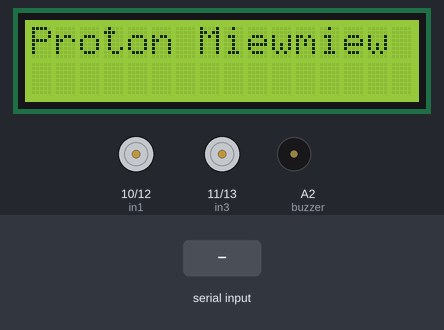
The sketch below on a simulated Arduino Uno, built with avr-gcc and run on an emulated ATmega328P. Parts: 16×2 character LCD, motor-driver pin pairs drawn as motors (green arrow = first pin HIGH = forward, orange = second pin HIGH = backward, longer = more drive), buzzer (waves = sounding, pin HIGH). Inputs (shaded band) come from the test bench. What the sketch prints to the serial monitor is not drawn.

Above: at 1.2 s.
1.3 s: "F" received over the second serial link
At 1.9 s:
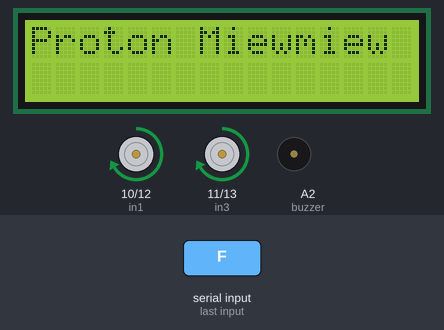
2.8 s: "B" received over the second serial link
At 3.7 s:
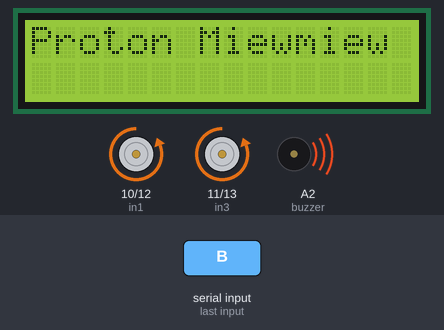
4.3 s: "L" received over the second serial link
At 5.1 s:
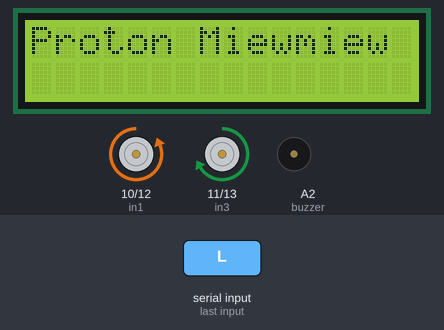
5.8 s: "R" received over the second serial link
At 6.4 s:
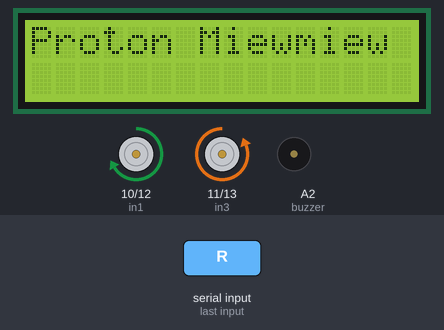
Timing chart, 0 to 8.3 s (numbered marks = the images above; inputs shaded):
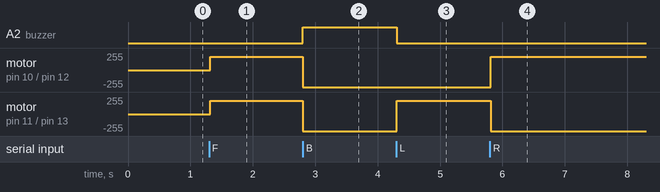

Measured:
- after the input at 1.3 s, motor on pin 10 (in1) / pin 12 (in2), motor on pin 11 (in3) / pin 13 (in4): stopped → forward 200/255 at once
- after the input at 2.8 s, A2 (buzzer): LOW → HIGH at once; motor on pin 10 (in1) / pin 12 (in2), motor on pin 11 (in3) / pin 13 (in4): forward 200/255 → backward 255/255 at once
- after the input at 4.3 s, A2 (buzzer): HIGH → LOW at once; motor on pin 11 (in3) / pin 13 (in4): backward 255/255 → forward 200/255 at once
- after the input at 5.8 s, motor on pin 10 (in1) / pin 12 (in2): backward 255/255 → forward 200/255 at once; motor on pin 11 (in3) / pin 13 (in4): forward 200/255 → backward 255/255 at once

The sketch:

hc05.ino
```cpp
#include <LiquidCrystal.h>
#include <SoftwareSerial.h>
#include "pitches.h"


int in1 = 10;
int in2 = 12;
int in3 = 11;
int in4 = 13;
int buzzer=A2;


const int rs = 8, en = 9, d4 = 4, d5 = 5, d6 = 6, d7 = 7;

LiquidCrystal lcd(rs, en, d4, d5, d6, d7);


// Create software serial object to communicate with HC-05
SoftwareSerial mySerial(3,2); //HC-05 Tx & Rx is connected to Arduino #3 & #2
char data;


void setup() {
  pinMode(in1 ,OUTPUT);
  pinMode(in2 ,OUTPUT);
  pinMode(in3 ,OUTPUT);
  pinMode(in4 ,OUTPUT);
  pinMode(buzzer ,OUTPUT);

  lcd.begin(16,2);
  Serial.begin(9600);
  //Begin serial communication with Arduino and HC-05
  mySerial.begin(9600);

  Serial.println("Initializing...");
  Serial.println("The device started, now you can pair it with bluetooth!");
  lcd.setCursor(0,0);
  lcd.print("Proton Miewmiew");
}

void loop() {

  if(Serial.available())
  {
    mySerial.write(Serial.read());//Forward what Serial received to Software Serial Port
  }
  if(mySerial.available())
  {
    Serial.write(mySerial.read());//Forward what Software Serial received to Serial Port
  }
  delay(20);
  if(mySerial.available()>0){
    data=mySerial.read();
    Serial.println(data);

  }
  digitalWrite(buzzer,LOW);

  switch (data){

    case 'F':
      forward();
      break;

    case 'B':
      backward();
      break;

    case 'S':
      stop();
      break;

    case 'L':
      left();
      break;

    case 'R':
      right();
      break;


  }


}

void forward(){
  analogWrite(in1,200);
  analogWrite(in2,0);
  analogWrite(in3,200);
  analogWrite(in4,0);
}
void backward(){
  digitalWrite(buzzer,HIGH);
  analogWrite(in1,0);
  analogWrite(in2,150);
  analogWrite(in3,0);
  analogWrite(in4,150);

}
void left(){
  analogWrite(in1,0);
  analogWrite(in2,200);
  analogWrite(in3,200);
  analogWrite(in4,0);
}
void right(){
  analogWrite(in1,200);
  analogWrite(in2,0);
  analogWrite(in3,0);
  analogWrite(in4,200);
}
void stop(){
  analogWrite(in1,0);
  analogWrite(in2,0);
  analogWrite(in3,0);
  analogWrite(in4,0);
}
```
